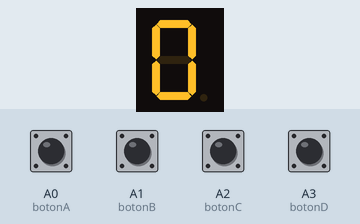
The sketch below on a simulated Arduino Uno, built with avr-gcc and run on an emulated ATmega328P. On the bench: 1-digit seven-segment display. Wiring (inferred from the names in the program): 1-digit 7-segment display, segments lit when HIGH: segments pin 8, pin 2, pin 3, pin 4, pin 5, pin 6, pin 7. The inputs (shaded band) are chosen by the test bench; at power-on: A0 (botonA), A1 (botonB), A2 (botonC), A3 (botonD) LOW. The segment pins are drawn as the display they are named for.

Above: at 1.2 s.
1.3 s: A0 (botonA) pulled HIGH for 0.25 s
At 1.5 s:
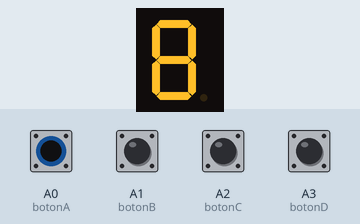
3.1 s: A1 (botonB) pulled HIGH for 0.25 s
At 3.3 s:
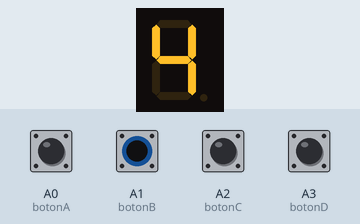
4.9 s: A2 (botonC) pulled HIGH for 0.25 s
At 5.1 s:
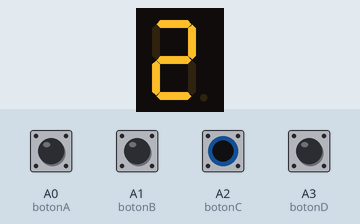
6.7 s: A3 (botonD) pulled HIGH for 0.25 s
At 6.9 s:
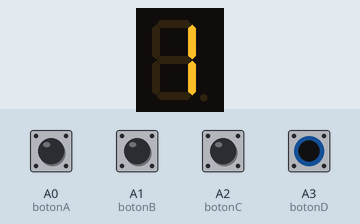
8.5 s: A0 (botonA) driven HIGH and A1 (botonB) driven HIGH
At 9.4 s:
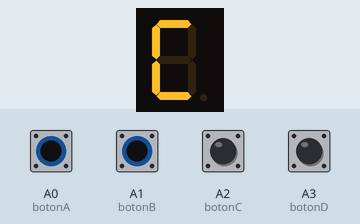
10.1 s: A2 (botonC) pulled HIGH for 1 s
At 10.6 s:
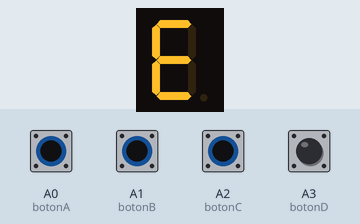
Timing chart, 0 to 13.1 s (numbered marks = the images above; inputs shaded):
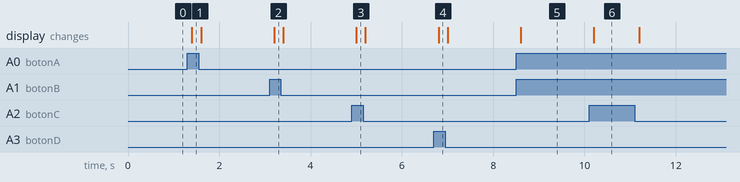

Measured:
- after the input at 1.3 s, the display: changes after 0.10 s (image 1)
- after the input at 3.1 s, the display: changes after 0.10 s (image 2)
- after the input at 4.9 s, the display: changes after 0.10 s (image 3)
- after the input at 6.7 s, the display: changes after 0.10 s (image 4)
- after the input at 8.5 s, the display: changes after 0.10 s (image 5)
- after the input at 10.1 s, the display: changes after 0.10 s (image 6)

The sketch:

numeros.ino
```cpp
int botonA = A0;
int botonB = A1;
int botonC = A2;
int botonD = A3;

int ledA = 8;
int ledB = 2;
int ledC = 3;
int ledD = 4;
int ledE = 5;
int ledF = 6;
int ledG = 7;


void setup() {
  // put your setup code here, to run once:
inicializacion();
}

void loop() {
  // put your main code here, to run repeatedly:
  int estadoA = digitalRead(botonA);
  int estadoB = digitalRead(botonB);
  int estadoC = digitalRead(botonC);
  int estadoD = digitalRead(botonD);

  metodo(estadoA,estadoB,estadoC,estadoD);

}

void metodo(int A,int B,int C,int D){
  // cero
if(A == LOW && B == LOW && C == LOW && D == LOW){
  digitalWrite(ledA,HIGH);
  digitalWrite(ledB,HIGH);
  digitalWrite(ledC,HIGH);
  digitalWrite(ledD,HIGH);
  digitalWrite(ledE,HIGH);
  digitalWrite(ledF,HIGH);
  digitalWrite(ledG,LOW);
}
 // uno
else if(A == LOW && B == LOW && C == LOW && D == HIGH){
  digitalWrite(ledA,LOW);
  digitalWrite(ledB,HIGH);
  digitalWrite(ledC,HIGH);
  digitalWrite(ledD,LOW);
  digitalWrite(ledE,LOW);
  digitalWrite(ledF,LOW);
  digitalWrite(ledG,LOW);
}
// dos
else if(A == LOW && B == LOW && C == HIGH && D == LOW){
  digitalWrite(ledA,HIGH);
  digitalWrite(ledB,HIGH);
  digitalWrite(ledC,LOW);
  digitalWrite(ledD,HIGH);
  digitalWrite(ledE,HIGH);
  digitalWrite(ledF,LOW);
  digitalWrite(ledG,HIGH);
}
// tres
else if(A == LOW && B == LOW && C == HIGH && D == HIGH){
  digitalWrite(ledA,HIGH);
  digitalWrite(ledB,HIGH);
  digitalWrite(ledC,HIGH);
  digitalWrite(ledD,HIGH);
  digitalWrite(ledE,LOW);
  digitalWrite(ledF,LOW);
  digitalWrite(ledG,HIGH);
}
// cuatro
else if(A == LOW && B == HIGH && C == LOW && D == LOW){
  digitalWrite(ledA,LOW);
  digitalWrite(ledB,HIGH);
  digitalWrite(ledC,HIGH);
  digitalWrite(ledD,LOW);
  digitalWrite(ledE,LOW);
  digitalWrite(ledF,HIGH);
  digitalWrite(ledG,HIGH);
}
// cinco
else if(A == LOW && B == HIGH && C == LOW && D == HIGH){
  digitalWrite(ledA,HIGH);
  digitalWrite(ledB,LOW);
  digitalWrite(ledC,HIGH);
  digitalWrite(ledD,HIGH);
  digitalWrite(ledE,LOW);
  digitalWrite(ledF,HIGH);
  digitalWrite(ledG,HIGH);
}
// seis
else if(A == LOW && B == HIGH && C == HIGH && D == LOW){
  digitalWrite(ledA,HIGH);
  digitalWrite(ledB,LOW);
  digitalWrite(ledC,HIGH);
  digitalWrite(ledD,HIGH);
  digitalWrite(ledE,HIGH);
  digitalWrite(ledF,HIGH);
  digitalWrite(ledG,HIGH);
}
// siete
else if(A == LOW && B == HIGH && C == HIGH && D == HIGH){
  digitalWrite(ledA,HIGH);
  digitalWrite(ledB,HIGH);
  digitalWrite(ledC,HIGH);
  digitalWrite(ledD,LOW);
  digitalWrite(ledE,LOW);
  digitalWrite(ledF,LOW);
  digitalWrite(ledG,HIGH);
}
// ocho
else if(A == HIGH && B == LOW && C == LOW && D == LOW){
  digitalWrite(ledA,HIGH);
  digitalWrite(ledB,HIGH);
  digitalWrite(ledC,HIGH);
  digitalWrite(ledD,HIGH);
  digitalWrite(ledE,HIGH);
  digitalWrite(ledF,HIGH);
  digitalWrite(ledG,HIGH);
}
// nueve
else if(A == HIGH && B == LOW && C == LOW && D == HIGH){
  digitalWrite(ledA,HIGH);
  digitalWrite(ledB,HIGH);
  digitalWrite(ledC,HIGH);
  digitalWrite(ledD,HIGH);
  digitalWrite(ledE,LOW);
  digitalWrite(ledF,HIGH);
  digitalWrite(ledG,HIGH);
}
// diez
else if(A == HIGH && B == LOW && C == HIGH && D == LOW){
  digitalWrite(ledA,HIGH);
  digitalWrite(ledB,HIGH);
  digitalWrite(ledC,HIGH);
  digitalWrite(ledD,LOW);
  digitalWrite(ledE,HIGH);
  digitalWrite(ledF,HIGH);
  digitalWrite(ledG,HIGH);
}
// once
else if(A == HIGH && B == LOW && C == HIGH && D == HIGH){
  digitalWrite(ledA,LOW);
  digitalWrite(ledB,LOW);
  digitalWrite(ledC,HIGH);
  digitalWrite(ledD,HIGH);
  digitalWrite(ledE,HIGH);
  digitalWrite(ledF,HIGH);
  digitalWrite(ledG,HIGH);
}
// doce
else if(A == HIGH && B == HIGH && C == LOW && D == LOW){
  digitalWrite(ledA,HIGH);
  digitalWrite(ledB,LOW);
  digitalWrite(ledC,LOW);
  digitalWrite(ledD,HIGH);
  digitalWrite(ledE,HIGH);
  digitalWrite(ledF,HIGH);
  digitalWrite(ledG,LOW);
}
//trece
else if(A == HIGH && B == HIGH && C == LOW && D == HIGH){
  digitalWrite(ledA,LOW);
  digitalWrite(ledB,HIGH);
  digitalWrite(ledC,HIGH);
  digitalWrite(ledD,HIGH);
  digitalWrite(ledE,HIGH);
  digitalWrite(ledF,LOW);
  digitalWrite(ledG,HIGH);
}
//catorce
else if(A == HIGH && B == HIGH && C == HIGH && D == LOW){
  digitalWrite(ledA,HIGH);
  digitalWrite(ledB,LOW);
  digitalWrite(ledC,LOW);
  digitalWrite(ledD,HIGH);
  digitalWrite(ledE,HIGH);
  digitalWrite(ledF,HIGH);
  digitalWrite(ledG,HIGH);
}
// quince
else if(A == HIGH && B == HIGH && C == HIGH && D == HIGH){
  digitalWrite(ledA,HIGH);
  digitalWrite(ledB,LOW);
  digitalWrite(ledC,LOW);
  digitalWrite(ledD,LOW);
  digitalWrite(ledE,HIGH);
  digitalWrite(ledF,HIGH);
  digitalWrite(ledG,HIGH);
}
delay(200);
}


void inicializacion(){
//Entrada de botones
  pinMode(botonA,INPUT);
  pinMode(botonB,INPUT);
  pinMode(botonC,INPUT);
  pinMode(botonD,INPUT);
//Salidas a led
  pinMode(ledA,OUTPUT);
  pinMode(ledB,OUTPUT);
  pinMode(ledC,OUTPUT);
  pinMode(ledD,OUTPUT);
  pinMode(ledE,OUTPUT);
  pinMode(ledF,OUTPUT);
  pinMode(ledG,OUTPUT);
 Serial.begin(9600);

}
```
